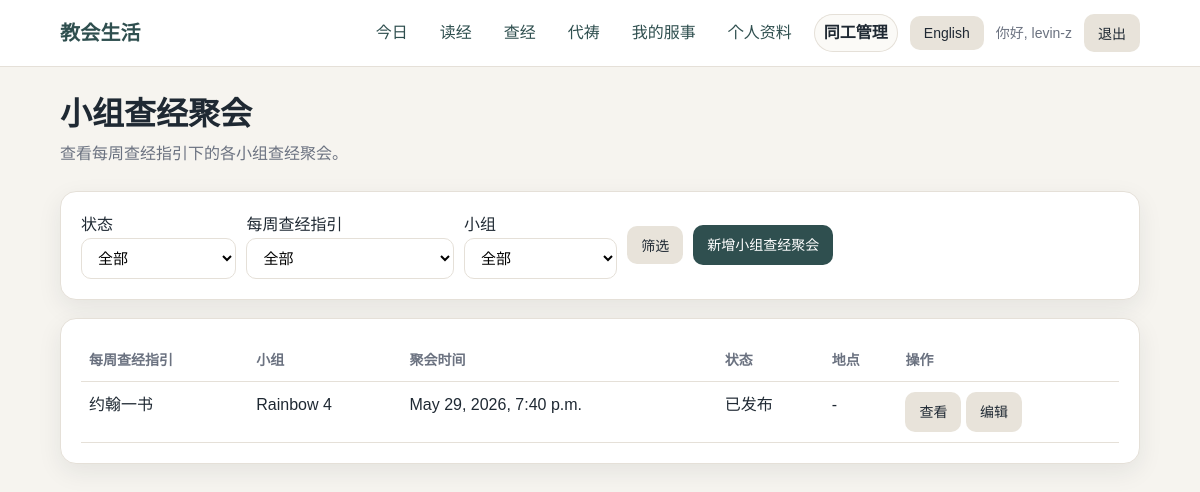
/studies/meetings/manage/ (signed in), run on the app's committed database.
### accounts/models.py (models this page shows, shortened)
class Profile(models.Model):
    LANGUAGE_CHOICES = [
        ("zh", "中文"),
        ("en", "English"),
    ]
    user = models.OneToOneField(
        settings.AUTH_USER_MODEL,
        on_delete=models.CASCADE,
        related_name="profile",
    )
    small_group = models.ForeignKey(
        SmallGroup,
        on_delete=models.SET_NULL,
        null=True,
        blank=True,
        related_name="members",
    )
    preferred_language = models.CharField(
        max_length=2,
        choices=LANGUAGE_CHOICES,
        default="zh",
    )
    must_change_password = models.BooleanField(default=False)

class SmallGroup(models.Model):
    name = models.CharField(max_length=80, unique=True)
    district = models.ForeignKey(
        District,
        on_delete=models.SET_NULL,
        null=True,
        blank=True,
        related_name="small_groups",
    )
    is_active = models.BooleanField(default=True)
    def __str__(self):
        return self.name

### studies/models.py (models this page shows, shortened)
class BibleStudyMeeting(models.Model):
    STATUS_DRAFT = "draft"
    STATUS_PUBLISHED = "published"
    STATUS_COMPLETED = "completed"
    STATUS_CANCELLED = "cancelled"
    STATUS_CHOICES = [
        (STATUS_DRAFT, "Draft"),
        (STATUS_PUBLISHED, "Published"),
        (STATUS_COMPLETED, "Completed"),
        (STATUS_CANCELLED, "Cancelled"),
    ]
    lesson = models.ForeignKey(
        BibleStudyLesson,
        on_delete=models.CASCADE,
        related_name="meetings",
    )
    small_group = models.ForeignKey(
        SmallGroup,
        on_delete=models.CASCADE,
        related_name="bible_study_meetings",
    )
    meeting_datetime = models.DateTimeField()
    location = models.CharField(max_length=180, blank=True, default="")
    location_en = models.CharField(max_length=180, blank=True, default="")
    meeting_link = models.URLField(max_length=500, blank=True, default="")
    discussion_leader_user = models.ForeignKey(
        settings.AUTH_USER_MODEL,
        on_delete=models.SET_NULL,
        null=True,
        blank=True,
        related_name="bible_study_discussion_meetings",
    )
    discussion_leader_name = models.CharField(max_length=160, blank=True, default="")
    group_direction = models.TextField(blank=True, default="")
    group_direction_en = models.TextField(blank=True, default="")
    group_questions = models.TextField(blank=True, default="")
    group_questions_en = models.TextField(blank=True, default="")
    status = models.CharField(
        max_length=32,
        choices=STATUS_CHOICES,
        default=STATUS_DRAFT,
    )
    service_event = models.ForeignKey(
        "events.ServiceEvent",
        on_delete=models.SET_NULL,
        null=True,
        blank=True,
        related_name="bible_study_meetings",
    )
    created_by = models.ForeignKey(
        settings.AUTH_USER_MODEL,
        on_delete=models.SET_NULL,
        null=True,
        blank=True,
        related_name="created_bible_study_meetings",
    )
    created_at = models.DateTimeField(auto_now_add=True)
    updated_at = models.DateTimeField(auto_now=True)
    class Meta:
        ordering = ["-meeting_datetime"]
        constraints = [
            models.UniqueConstraint(
                fields=["lesson", "small_group"],
                name="unique_bible_study_meeting_lesson_group",
            )
        ]
    def get_location(self, language="zh"):
        if language == "en" and self.location_en:
            return self.location_en
        return self.location

class BibleStudyLesson(models.Model):
    STATUS_DRAFT = "draft"
    STATUS_PUBLISHED = "published"
    STATUS_COMPLETED = "completed"
    STATUS_CANCELLED = "cancelled"
    STATUS_CHOICES = [
        (STATUS_DRAFT, "Draft"),
        (STATUS_PUBLISHED, "Published"),
        (STATUS_COMPLETED, "Completed"),
        (STATUS_CANCELLED, "Cancelled"),
    ]
    series = models.ForeignKey(
        BibleStudySeries,
        on_delete=models.CASCADE,
        related_name="lessons",
    )
    title = models.CharField(max_length=180)
    title_en = models.CharField(max_length=180, blank=True, default="")
    scripture_reference = models.CharField(max_length=180, blank=True, default="")
    lesson_date = models.DateField()
    prestudy_datetime = models.DateTimeField(null=True, blank=True)
    pastor_guide_body = models.TextField(blank=True, default="")
    pastor_guide_body_en = models.TextField(blank=True, default="")
    global_discussion_questions = models.TextField(blank=True, default="")
    global_discussion_questions_en = models.TextField(blank=True, default="")
    prestudy_notes = models.TextField(blank=True, default="")
    prestudy_notes_en = models.TextField(blank=True, default="")
    status = models.CharField(
        max_length=32,
        choices=STATUS_CHOICES,
        default=STATUS_DRAFT,
    )
    published_at = models.DateTimeField(null=True, blank=True)
    created_by = models.ForeignKey(
        settings.AUTH_USER_MODEL,
        on_delete=models.SET_NULL,
        null=True,
        blank=True,
        related_name="created_bible_study_lessons",
    )
    created_at = models.DateTimeField(auto_now_add=True)
    updated_at = models.DateTimeField(auto_now=True)
    class Meta:
        ordering = ["-lesson_date", "-prestudy_datetime"]
    def get_title(self, language="zh"):
        if language == "en" and self.title_en:
            return self.title_en
        return self.title

### studies/views.py (the view)
@login_required
def bible_study_meeting_manage_list(request):
    language = get_user_language(request)
    if not can_manage_bible_studies(request.user):
        messages.error(request, study_ui_text(language, "no_permission"))
        return redirect("study_session_list")
    status = (request.GET.get("status") or "").strip()
    lesson_id = (request.GET.get("lesson") or "").strip()
    small_group_id = (request.GET.get("small_group") or "").strip()
    meetings = BibleStudyMeeting.objects.select_related(
        "lesson",
        "small_group",
        "created_by",
    )
    if status:
        meetings = meetings.filter(status=status)
    if lesson_id:
        meetings = meetings.filter(lesson_id=lesson_id)
    if small_group_id:
        meetings = meetings.filter(small_group_id=small_group_id)
    small_group_model = BibleStudyMeeting._meta.get_field(
        "small_group"
    ).remote_field.model
    return render(
        request,
        "studies/bible_study_meeting_manage_list.html",
        {
            "meetings": meetings,
            "lesson_options": BibleStudyLesson.objects.order_by(
                "-lesson_date",
                "title",
            ),
            "small_group_options": small_group_model.objects.filter(
                is_active=True,
            ).order_by("name"),
            "status": status,
            "lesson_id": lesson_id,
            "small_group_id": small_group_id,
            "status_choices": BibleStudyMeeting.STATUS_CHOICES,
        },
    )

### templates/studies/bible_study_meeting_manage_list.html (shortened to what this page needs)
{% extends "base.html" %}
{% load study_extras %}
{% block content %}
<div class="page-header">
    <h1 class="page-title">{% if language == "zh" %}小组查经聚会{% else %}Small Group Bible Study Meetings{% endif %}</h1>
    <p class="page-subtitle">
        {% if language == "zh" %}查看每周查经指引下的各小组查经聚会。{% else %}Review small-group meetings under weekly Bible Study guides.{% endif %}
    </p>
</div>
<div class="card">
    <form method="get" class="actions">
        <label>
            {% if language == "zh" %}状态{% else %}Status{% endif %}
            <select name="status">
                <option value="">{% if language == "zh" %}全部{% else %}All{% endif %}</option>
            </select>
        </label>
        <label>
            {% if language == "zh" %}每周查经指引{% else %}Weekly Bible Study Guide{% endif %}
            <select name="lesson">
                <option value="">{% if language == "zh" %}全部{% else %}All{% endif %}</option>
            </select>
        </label>
        <label>
            {% if language == "zh" %}小组{% else %}Small Group{% endif %}
            <select name="small_group">
                <option value="">{% if language == "zh" %}全部{% else %}All{% endif %}</option>
            </select>
        </label>
        <button type="submit" class="button-secondary">
            {% if language == "zh" %}筛选{% else %}Filter{% endif %}
        </button>
        <a class="button" href="{% url 'create_bible_study_meeting' %}">
            {% if language == "zh" %}新增小组查经聚会{% else %}New Small Group Meeting{% endif %}
        </a>
    </form>
</div>
{% if meetings %}
<div class="card">
    <div class="table-wrap">
        <table>
            <thead>
                <tr>
                    <th>{% if language == "zh" %}每周查经指引{% else %}Weekly Bible Study Guide{% endif %}</th>
                    <th>{% if language == "zh" %}小组{% else %}Small Group{% endif %}</th>
                    <th>{% if language == "zh" %}聚会时间{% else %}Meeting Time{% endif %}</th>
                    <th>{% if language == "zh" %}状态{% else %}Status{% endif %}</th>
                    <th>{% if language == "zh" %}地点{% else %}Location{% endif %}</th>
                    <th>{% if language == "zh" %}操作{% else %}Actions{% endif %}</th>
                </tr>
            </thead>
            <tbody>
                {% for meeting in meetings %}
                <tr>
                    <td>{{ meeting.lesson|study_lesson_title:language }}</td>
                    <td>{{ meeting.small_group }}</td>
                    <td>{{ meeting.meeting_datetime }}</td>
                    <td>{{ meeting|study_status_label:language }}</td>
                    <td>{{ meeting|study_meeting_location:language|default:"-" }}</td>
                    <td>
                        <a class="button button-secondary"
                           href="{% url 'bible_study_meeting_detail' meeting.id %}">
                            {% if language == "zh" %}查看{% else %}View{% endif %}
                        </a>
                        <a class="button button-secondary"
                           href="{% url 'edit_bible_study_meeting' meeting.id %}">
                            {% if language == "zh" %}编辑{% else %}Edit{% endif %}
                        </a>
                    </td>
                </tr>
                {% endfor %}
            </tbody>
        </table>
    </div>
</div>
{% else %}
<div class="card">
    <p class="muted">
        {% if language == "zh" %}还没有小组查经聚会。{% else %}No small group Bible Study meetings have been created yet.{% endif %}
    </p>
</div>
{% endif %}
{% endblock %}

### templates/base.html (shortened to what this page needs)
{% load static %}
<!doctype html>
<html lang="en">
<head>
    <link rel="stylesheet" href="{% static 'css/app.css' %}">
</head>
<body>
    <header class="site-header">
        <div class="site-header-inner">
            <a class="brand" href="{% url 'home' %}">{{ ui.site_title }}</a>
            <nav class="nav">
                {% if user.is_authenticated %}
                <a class="nav-link{% if active_nav == 'today' %} active{% endif %}"
                   href="{% url 'home' %}">{{ ui.today }}</a>
                <a class="nav-link{% if active_nav == 'reading' %} active{% endif %}"
                   href="{% url 'my_plans' %}">{{ ui.my_plans }}</a>
                <a class="nav-link{% if active_nav == 'bible_study' %} active{% endif %}"
                   href="{% url 'study_session_list' %}">
                    {% if language == "zh" %}查经{% else %}Bible Study{% endif %}
                </a>
                <a class="nav-link{% if active_nav == 'prayer' %} active{% endif %}"
                   href="{% url 'prayer_list' %}">
                    {% if language == "zh" %}代祷{% else %}Prayer{% endif %}
                </a>
                <a class="nav-link{% if active_nav == 'my_serving' %} active{% endif %}"
                   href="{% url 'my_serving' %}">
                    {% if language == "zh" %}我的服事{% else %}My Serving{% endif %}
                </a>
                <a class="nav-link{% if active_nav == 'profile' %} active{% endif %}"
                   href="{% url 'profile' %}">{{ ui.profile }}</a>
                {% if user.is_staff %}
                <details class="nav-staff-menu">
                    <summary class="nav-link{% if active_nav == 'staff' %} active{% endif %}">
                        {% if language == "zh" %}同工管理{% else %}Staff{% endif %}
                    </summary>
                </details>
                {% endif %}
                <form method="post" action="{% url 'change_language' %}" class="inline-form">
                    <button type="submit" class="button-secondary">
                        {{ other_language_label }}
                    </button>
                </form>
                <span class="nav-user">{{ ui.hi }}, {{ user.username }}</span>
                <form method="post" action="{% url 'logout' %}" class="inline-form">
                    <button type="submit" class="button-secondary">{{ ui.logout }}</button>
                </form>
                {% endif %}
            </nav>
        </div>
    </header>
    <main class="container">
        {% block content %}{% endblock %}
    </main>
</body>
</html>

### data on the page
BibleStudyMeeting: lesson|study_lesson_title "约翰一书", small_group "Rainbow 4", meeting_datetime "May 29, 2026, 7:40 p.m.", status.preferred_language "已发布", location.preferred_language "-"

### other printed values
{{ ui.site_title }} "教会生活"
{{ ui.today }} "今日"
{{ ui.my_plans }} "读经"
{{ ui.profile }} "个人资料"
{{ other_language_label }} "English"
{{ ui.hi }} "你好"
{{ user.username }} "levin-z"
{{ ui.logout }} "退出"
